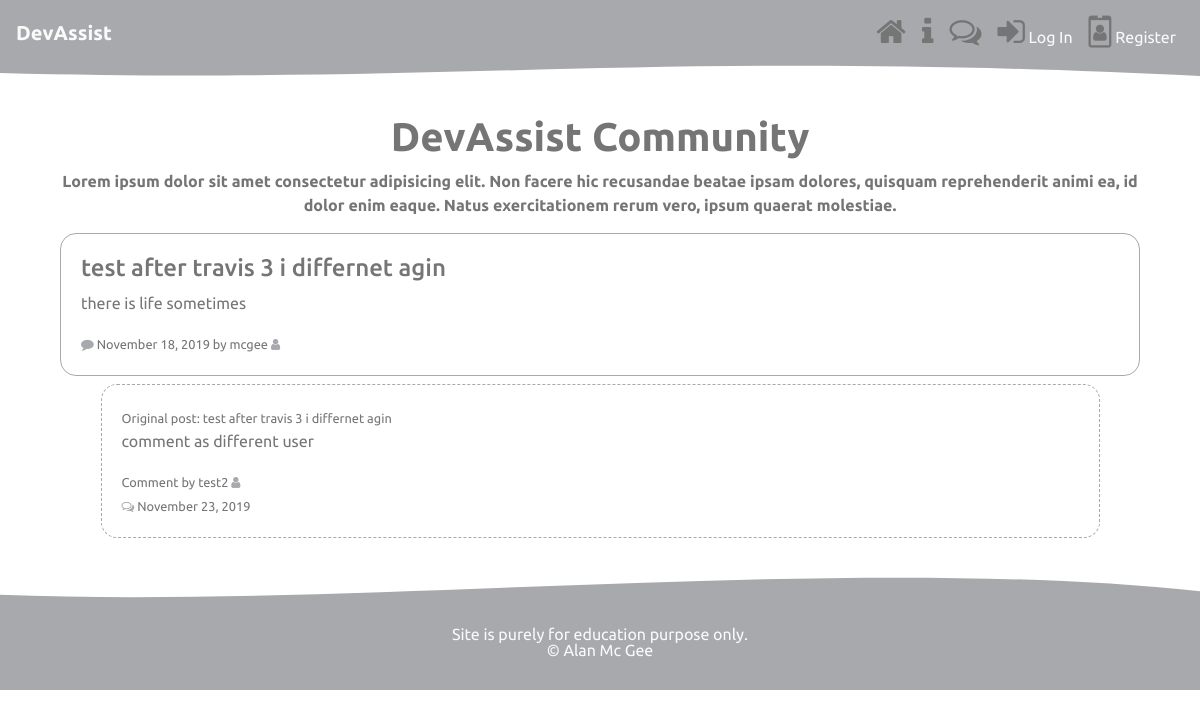
Page /community/query/15/ on the earlier database version.
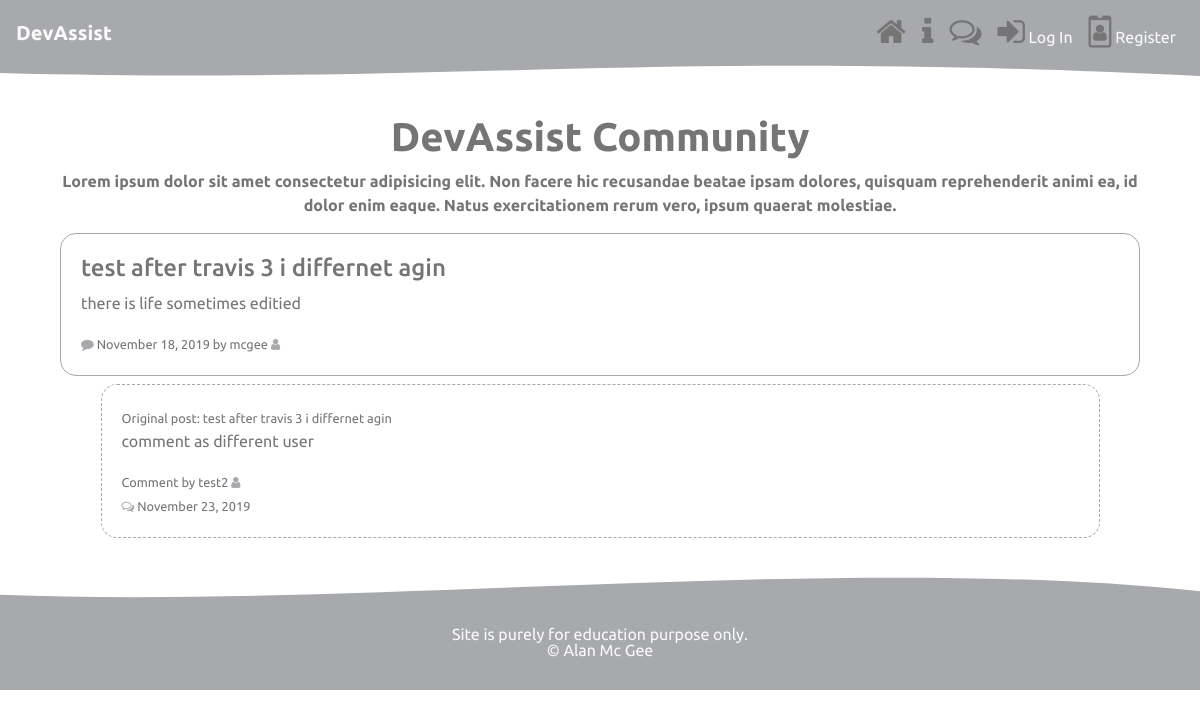
Same page on the later database version.
### forum/models.py (models this page shows)
class Post(models.Model):
    title = models.CharField(max_length=100)
    content = models.TextField()
    date_posted = models.DateTimeField(default=timezone.now)
    author = models.ForeignKey(User, null=True, on_delete=models.CASCADE) # cascade -  when user is deleted remove all posts
    class Meta:
        ordering = ("-date_posted", )
    def __str__(self):
        return self.title # will return the title in the shell view

### forum/views.py (the view, shortened to what this page needs)
# urls.py: path('query/<int:pk>/', views.query_detail, name='post-detail'),
def query_detail(request, pk):
    query_detail = get_object_or_404(Post, pk=pk)
    user = request.user
    comment_form = CommentForm()
    comments = Comment.objects.filter(query_id = pk )
    context = {
        "post": query_detail,
        "comments":comments,
        "form": comment_form
    }
    return render(request, "forum/post_detail.html", context)

### cart/contexts.py (called while the page is built)
def cart_contents(request):
    cart = request.session.get('cart', {})
    cart_items = []
    total = 0
    donation_count = 0
    for id, quantity in cart.items():
        donation = get_object_or_404(Donation, pk=id)
        print(donation)
        total += quantity * donation.price
        donation_count += quantity
        cart_items.append({'id': id, 'quantity': quantity, 'donation': donation})
    return {'cart_items': cart_items, 'total': total, 'donation_count': donation_count}

### forum/templates/forum/post_detail.html (shortened to what this page needs)
{% extends "base.html" %}
{% load crispy_forms_tags %}
{% block content %}
{% include 'forum/includes/intro.html' %}
<div class="container">
  <div class="col mb-2">
    <div class="card query-card">
      <div class="card-body query">
        <h4><a class="article-title" href="{% url 'post-detail' post.pk %}">{{ post.title }}</a></h4>
        <p>{{ post.content }}</p>
        <small><i class="fa fa-comment" aria-hidden="true"></i>
          {{ post.date_posted|date:"F d, Y" }} by {{ post.author}} <i class="fa fa-user" aria-hidden="true"></i>
        </small>
      </div>
    </div>
  </div>
</div>
<div class="container">
  {% for comment in comments %}
  <div class="row">
    <div class="col mb-2">
      <div class="card comment-card">
        <div class="card-body comment">
          <small> Original post:  {{comment.query}}</small>
          <p>{{ comment.content  }}</p>
          <small>Comment by {{ comment.comment_by }} <i class="fa fa-user" aria-hidden="true"></i> <br><i
              class="fa fa-comments-o" aria-hidden="true"></i>
            {{ comment.comment_date|date:"F d, Y" }}
          </small>
        </div>
      </div>
    </div>
  </div>
  {% endfor %}
</div>
{% endblock content %}

Differences in the rows shown:
changed Post "test after travis 3 i differnet agin": content "there is life sometimes" → "there is life sometimes editied"
